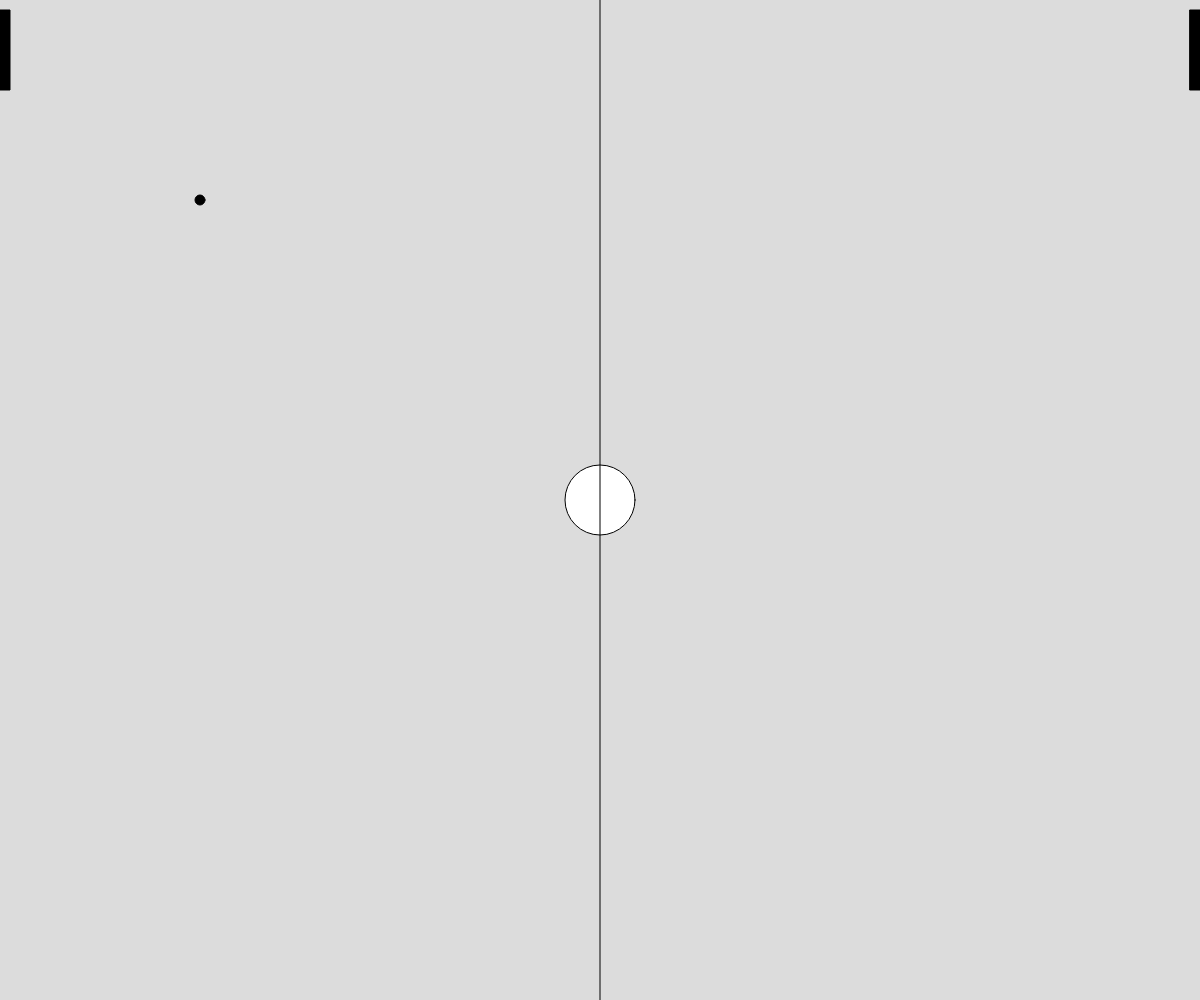
Frame 1 (no input)
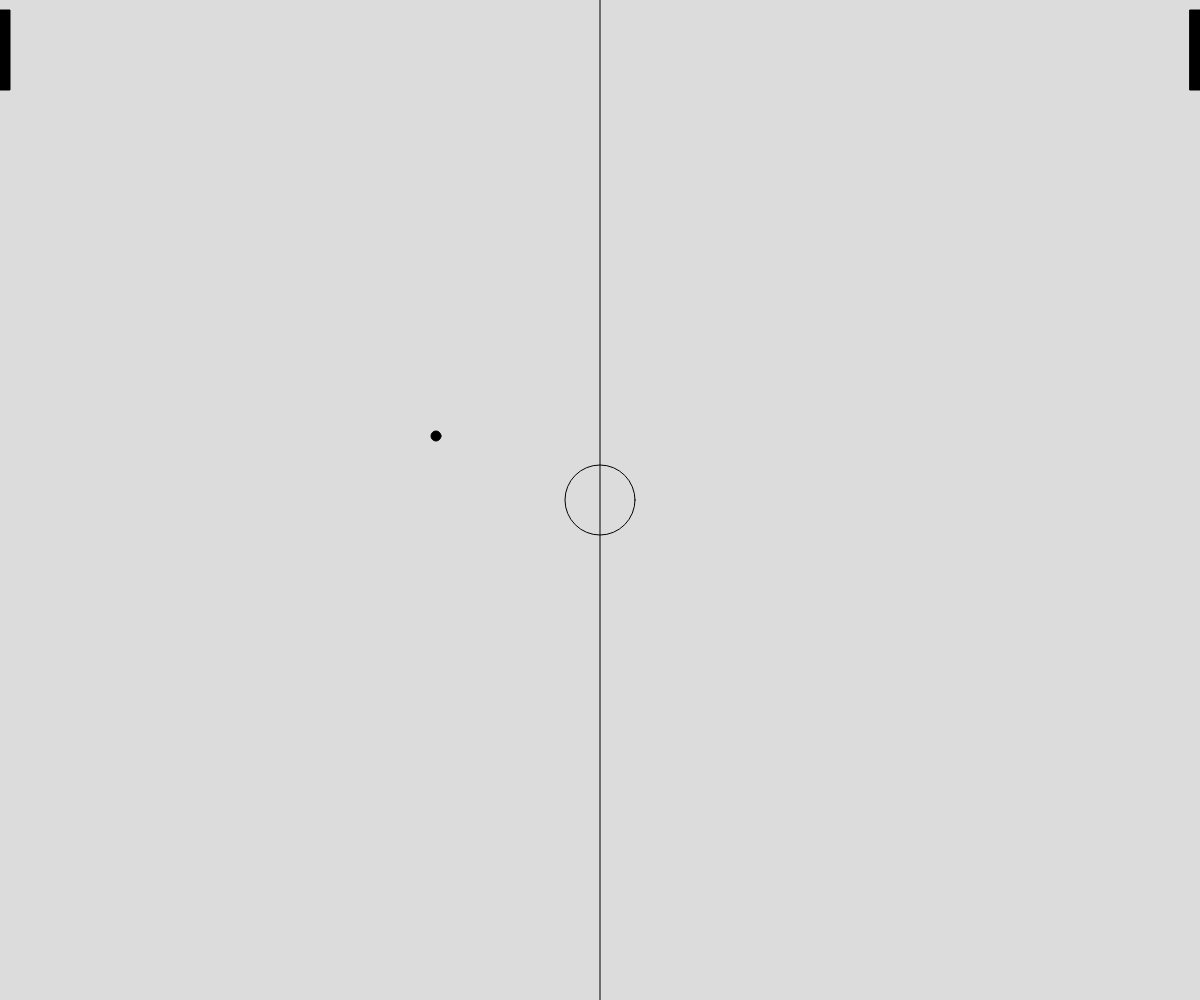
Frame 60 (no input)
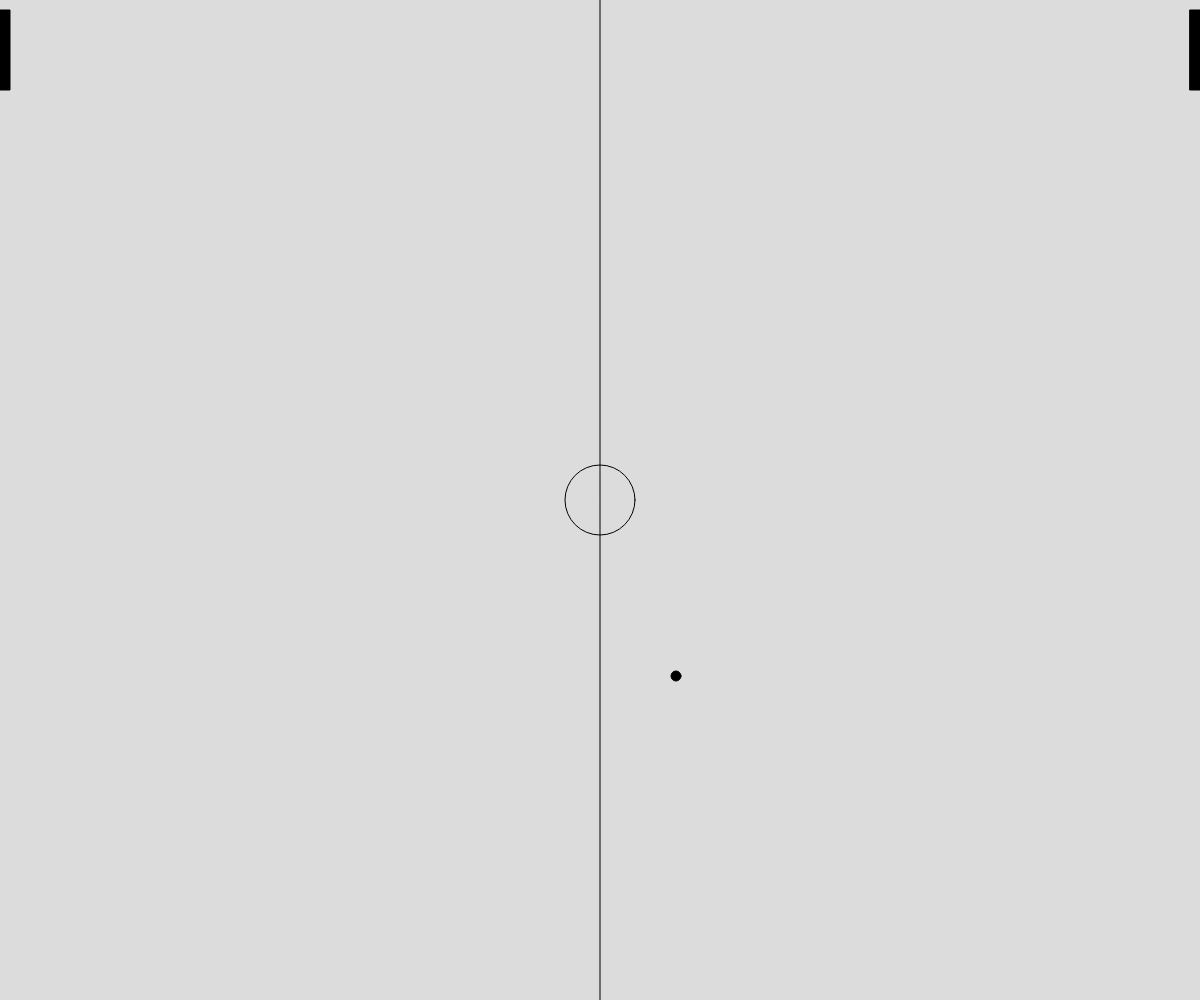
Frame 120 (the mouse pressed at the canvas centre since frame 60)

The p5.js sketch that drew these frames (run headless with seeded random() and noise() and a simulated clock; from frame 60 on, the mouse is pressed at the canvas centre):

// p5.js sketch
// ── sketch.js
// Project Title
// Your Name
// Date
//
// Extra for Experts:
// - describe what you did to take this project "above and beyond"


let dy = 4;
let dx= 4;
let cordX = 200;
let cordY =200;
let pSpeed = 50;
let p1x= 0;
let p1y = 10;
let p2x;
let p2y = 10;

function keyPressed() {
  if (keyCode === 83 && keyIsPressed&& p2y!==0) {
    p1y +=pSpeed;


  }
  else if (keyCode === 87 && keyIsPressed&& p2y!==0) {
    p1y -=pSpeed;

  }
  else if (keyCode === DOWN_ARROW && keyIsPressed&& p2y!==0) {
    p2y +=pSpeed;

  }
  else if (keyCode === UP_ARROW && keyIsPressed&& p2y!==windowHeight){
    p2y -=pSpeed;

  }
}
function setup() {
  createCanvas(windowWidth, windowHeight);
  p2x = windowWidth-10;
}

function circ1(){
  circle(windowWidth/2,windowHeight/2,70);
  fill("white");
}
function draw() {
  background(220);
  circ1();
  fill(0);
  rect(p1x,p1y,10,80);
  // keyIsPressed();
  

  
  line(windowWidth/2,0,windowWidth/2,windowHeight);

  


  
  rect(p2x,p2y,10,80);
  ellipse(cordX,cordY,10,10);
  noFill();




  
  if (cordX>=windowWidth-10||cordX<10){
    dx = -dx;
  }
  if (cordY>=windowHeight-10||cordY<10){
    dy = -dy;
    
  }
  cordX+=dx;
  cordY+=dy;

}
